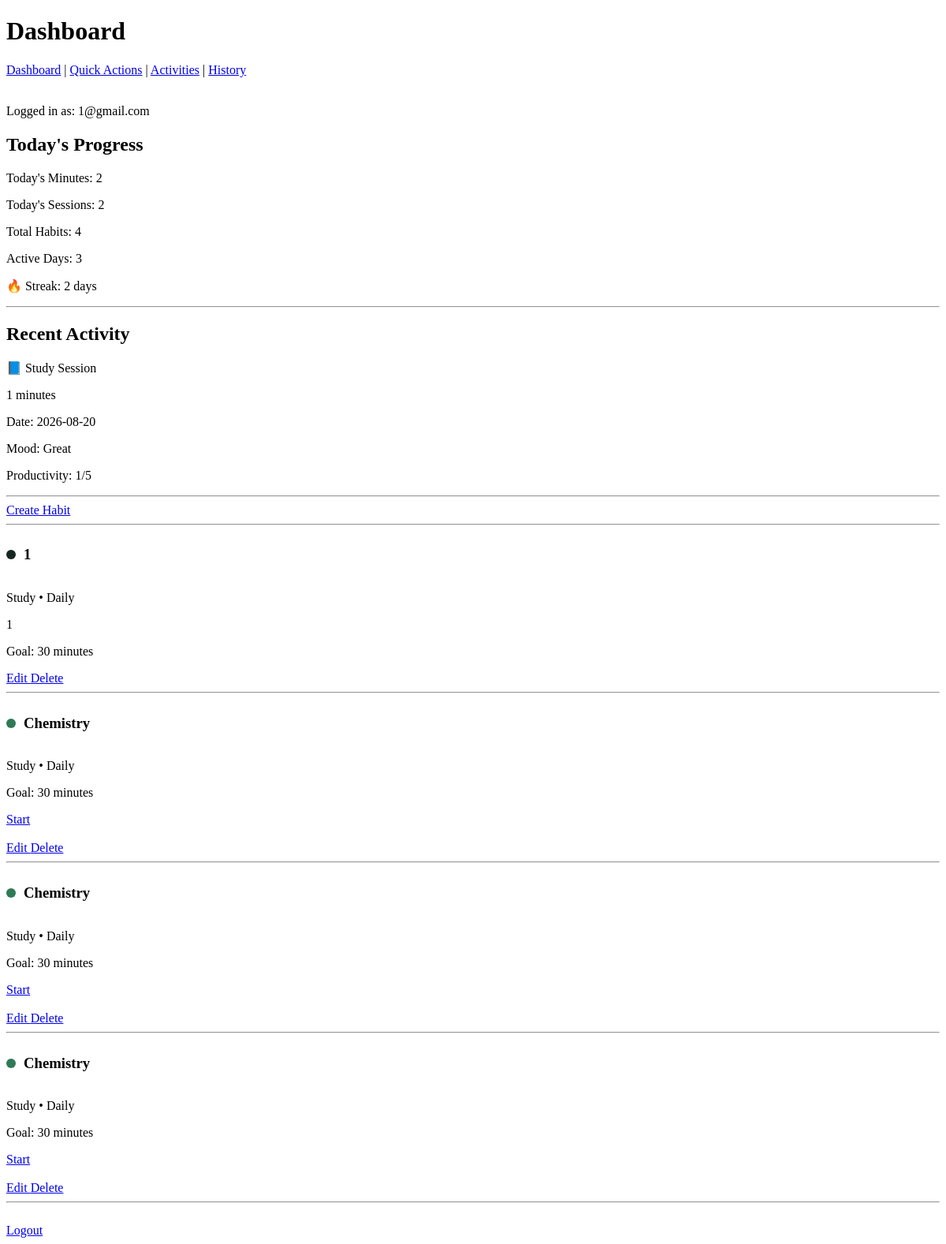
The page /dashboard (signed in) on the database as committed earlier.
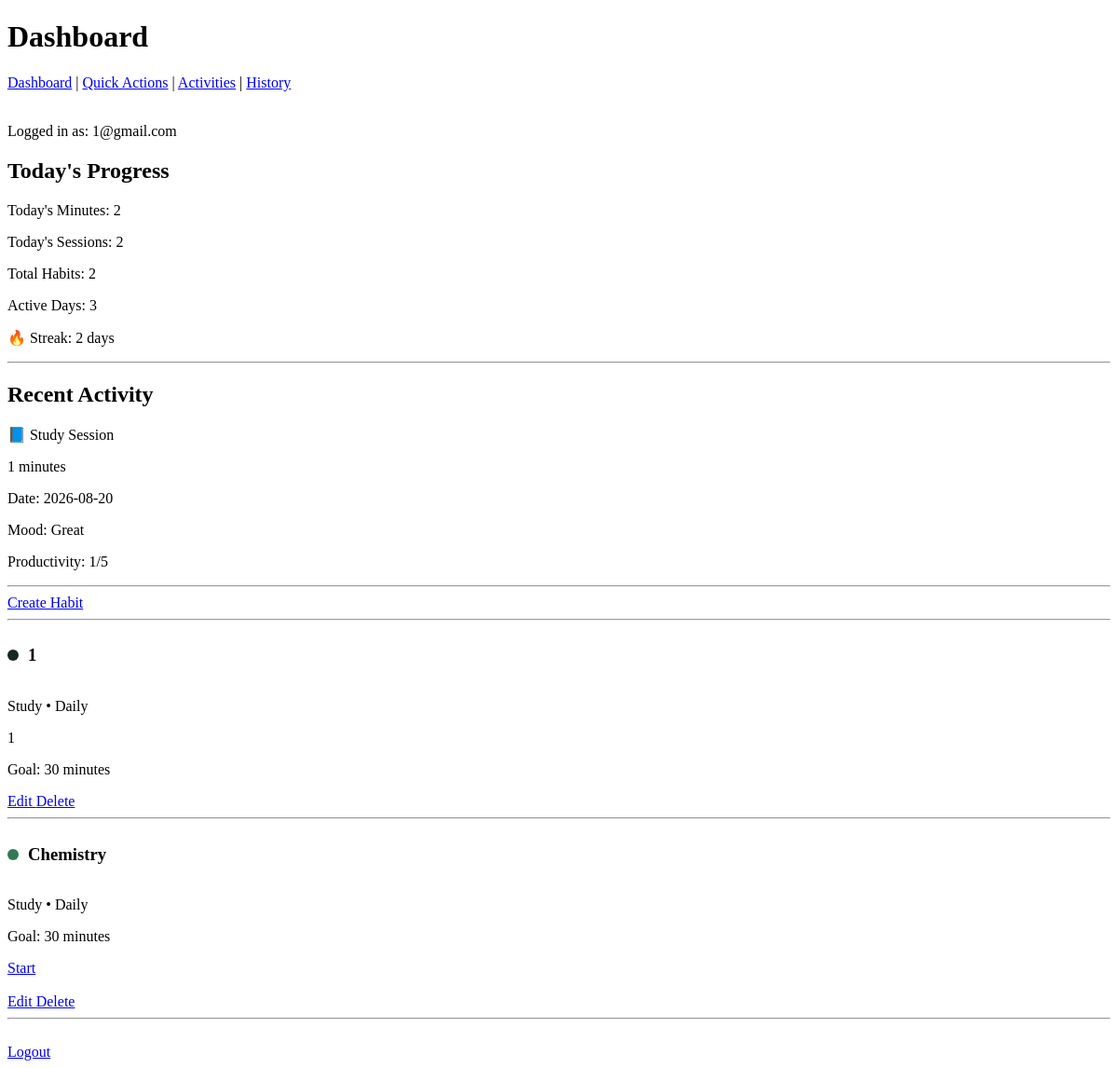
The same page on the database as committed later.
### tables this page shows
CREATE TABLE actions (
            id INTEGER PRIMARY KEY AUTOINCREMENT,
            name TEXT NOT NULL UNIQUE,
            description TEXT NOT NULL,
            icon TEXT,
            color TEXT,
            benefit_1 TEXT,
            benefit_2 TEXT,
            benefit_3 TEXT,
            default_goal_minutes INTEGER DEFAULT 60
        );

CREATE TABLE logs (
            id INTEGER PRIMARY KEY AUTOINCREMENT,

            user_email TEXT NOT NULL,
            action_id INTEGER NOT NULL,

            duration_minutes INTEGER NOT NULL,
            log_date TEXT NOT NULL,

            notes TEXT,
            mood TEXT,
            productivity INTEGER,
            energy INTEGER, habit_id INTEGER,

            FOREIGN KEY (user_email)
                REFERENCES users(email),

            FOREIGN KEY (action_id)
                REFERENCES actions(id)
        );

CREATE TABLE habits (
            id INTEGER PRIMARY KEY AUTOINCREMENT,
            user_email TEXT NOT NULL,
            habit_name TEXT NOT NULL,
            details TEXT
        , category TEXT DEFAULT 'Other', frequency TEXT DEFAULT 'Daily', goal_minutes INTEGER DEFAULT 30, color TEXT DEFAULT '#2f7a57', action_id INTEGER);

### app.py (the view)
@app.route("/dashboard")
def dashboard():
    email = session.get("user_email")
    if not email:
        return redirect(url_for("login"))
    conn = sqlite3.connect("life_tracker.db")
    habits = conn.execute(
        """
        SELECT
            id,
            habit_name,
            details,
            category,
            frequency,
            goal_minutes,
            color,
            action_id
        FROM habits
        WHERE user_email = ?
        """,
        (email,)
    ).fetchall()
    today_minutes = conn.execute(
        """
        SELECT COALESCE(SUM(duration_minutes), 0)
        FROM logs
        WHERE user_email = ?
        AND log_date = ?
        """,
        (
            email,
            date.today().isoformat()
        )
    ).fetchone()[0]
    today_sessions = conn.execute(
        """
        SELECT COUNT(*)
        FROM logs
        WHERE user_email = ?
        AND log_date = ?
        """,
        (
            email,
            date.today().isoformat()
        )
    ).fetchone()[0]
    total_habits = conn.execute(
        """
        SELECT COUNT(*)
        FROM habits
        WHERE user_email = ?
        """,
        (email,)
    ).fetchone()[0]
    recent_activity = conn.execute(
        """
        SELECT
            actions.name,
            actions.icon,
            logs.duration_minutes,
            logs.log_date,
            logs.mood,
            logs.productivity
        FROM logs
        JOIN actions
            ON logs.action_id = actions.id
        WHERE logs.user_email = ?
        ORDER BY logs.log_date DESC, logs.id DESC
        LIMIT 1
        """,
        (email,)
    ).fetchone()
    active_days = conn.execute(
        """
        SELECT COUNT(DISTINCT log_date)
        FROM logs
        WHERE user_email = ?
        """,
        (email,)
    ).fetchone()[0]
    active_dates = conn.execute(
        """
        SELECT DISTINCT log_date
        FROM logs
        WHERE user_email = ?
        ORDER BY log_date DESC
        """,
        (email,)
    ).fetchall()
    active_dates = [row[0] for row in active_dates]
    streak = 0
    current_date = date.today()
    for active_date in active_dates:
        if active_date == current_date.isoformat():
            streak += 1
            current_date = current_date.fromordinal(
                current_date.toordinal() - 1
            )
        elif active_date < current_date.isoformat():
            break
    conn.close()
    return render_template(
        "dashboard.html",
        email=email,
        habits=habits,
        today_minutes=today_minutes,
        today_sessions=today_sessions,
        total_habits=total_habits,
        recent_activity=recent_activity,
        active_days=active_days,
        streak=streak
    )

### templates/dashboard.html
{% extends "layout.html" %}
{% block body %}
<h1>Dashboard</h1>
<nav>
    <a href="{{ url_for('dashboard') }}">Dashboard</a>
    |
    <a href="{{ url_for('quick_actions') }}">Quick Actions</a>
    |
    <a href="{{ url_for('activities') }}">Activities</a>
    |
    <a href="{{ url_for('history') }}">History</a>
</nav>
<br>
<p>Logged in as: {{ email }}</p>
<h2>Today's Progress</h2>
<p>
    Today's Minutes: {{ today_minutes }}
</p>
<p>
    Today's Sessions: {{ today_sessions }}
</p>
<p>
    Total Habits: {{ total_habits }}
</p>
<p>
    Active Days: {{ active_days }}
</p>
<p>
    🔥 Streak: {{ streak }} days
</p>
<hr>
<h2>Recent Activity</h2>
{% if recent_activity %}
    <p>
        {{ recent_activity[1] }}
        {{ recent_activity[0] }}
    </p>
    <p>
        {{ recent_activity[2] }} minutes
    </p>
    <p>
        Date: {{ recent_activity[3] }}
    </p>
    {% if recent_activity[4] %}
        <p>
            Mood: {{ recent_activity[4] }}
        </p>
    {% endif %}
    {% if recent_activity[5] %}
        <p>
            Productivity: {{ recent_activity[5] }}/5
        </p>
    {% endif %}
{% else %}
    <p>No activity recorded yet.</p>
{% endif %}
<hr>
<a href="{{ url_for('create_habit') }}">Create Habit</a>
<hr>
{% if habits %}
    {% for habit in habits %}
        <div>
            <span
                style="
                    display: inline-block;
                    width: 12px;
                    height: 12px;
                    border-radius: 50%;
                    background-color: {{ habit[6] }};
                    margin-right: 6px;
                "
            ></span>
            <h3 style="display: inline-block;">
                {{ habit[1] }}
            </h3>
            <p>
                {{ habit[3] }} • {{ habit[4] }}
            </p>
            {% if habit[2] %}
                <p>
                    {{ habit[2] }}
                </p>
            {% endif %}
            <p>
                Goal: {{ habit[5] }} minutes
            </p>
            {% if habit[7] %}
                <a href="{{ url_for(
                    'activity_timer',
                    action_id=habit[7],
                    habit_id=habit[0]
                ) }}">
                    Start
                </a>
                <br><br>
            {% endif %}
            <a href="{{ url_for('edit_habit', habit_id=habit[0]) }}">
                Edit
            </a>
            <a href="{{ url_for('delete_habit', habit_id=habit[0]) }}">
                Delete
            </a>
        </div>
        <hr>
    {% endfor %}
{% else %}
    <p>You do not have any habits yet.</p>
{% endif %}
<br>
<a href="{{ url_for('logout') }}">
    Logout
</a>
{% endblock %}

### templates/layout.html (shortened to what this page needs)
<!doctype html>
<html>
<head>
</head>
<body>
  {% block body %}{% endblock %}
</body>
</html>

Rows that differ between the two databases and show on the page:
removed habits: habit_name "Chemistry", category "Study", frequency "Daily", goal_minutes "30"
removed habits: habit_name "Chemistry", category "Study", frequency "Daily", goal_minutes "30"
Other text that changed with them:
{{ total_habits }}: "4" → "2"
